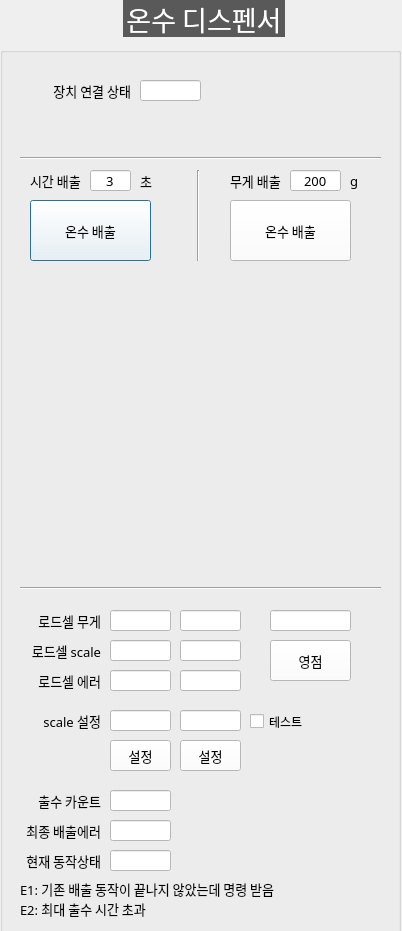
<?xml version="1.0" encoding="UTF-8"?>
<ui version="4.0">
 <class>DialogHotDispenser</class>
 <widget class="QDialog" name="DialogHotDispenser">
  <property name="geometry">
   <rect>
    <x>0</x>
    <y>0</y>
    <width>402</width>
    <height>931</height>
   </rect>
  </property>
  <property name="windowTitle">
   <string>Dialog</string>
  </property>
  <widget class="QGroupBox" name="GB_HOT">
   <property name="geometry">
    <rect>
     <x>0</x>
     <y>0</y>
     <width>401</width>
     <height>971</height>
    </rect>
   </property>
   <property name="font">
    <font>
     <family>함초롬돋움</family>
     <pointsize>20</pointsize>
     <weight>50</weight>
     <italic>false</italic>
     <bold>false</bold>
    </font>
   </property>
   <property name="styleSheet">
    <string notr="true">QGroupBox  {
    margin-top: 10px;
	font: 20pt &quot;함초롬돋움&quot;;
}

QGroupBox::title  {
    subcontrol-origin: margin;
    subcontrol-position: top center;
    padding: 10px 8000px 10px 8000px;
    background-color: #595959;
    color: rgb(255, 255, 255);
}
QLabel {
	font: 10pt &quot;함초롬돋움&quot;;
}
QComboBox{
	font: 10pt &quot;함초롬돋움&quot;;
	background-color: #ffffff
}
QPushButton{
	font: 10pt &quot;함초롬돋움&quot;;
	background-color: #ffffff
}
QLineEdit{
	font: 10pt &quot;함초롬돋움&quot;;
	background-color: #ffffff
}



</string>
   </property>
   <property name="title">
    <string>온수 디스펜서</string>
   </property>
   <widget class="QLineEdit" name="LE_HOT_CONNECTION">
    <property name="geometry">
     <rect>
      <x>140</x>
      <y>80</y>
      <width>61</width>
      <height>21</height>
     </rect>
    </property>
    <property name="font">
     <font>
      <family>함초롬돋움</family>
      <pointsize>10</pointsize>
      <weight>50</weight>
      <italic>false</italic>
      <bold>false</bold>
     </font>
    </property>
    <property name="readOnly">
     <bool>true</bool>
    </property>
   </widget>
   <widget class="QLabel" name="label_110">
    <property name="geometry">
     <rect>
      <x>30</x>
      <y>80</y>
      <width>101</width>
      <height>21</height>
     </rect>
    </property>
    <property name="font">
     <font>
      <family>함초롬돋움</family>
      <pointsize>10</pointsize>
      <weight>50</weight>
      <italic>false</italic>
      <bold>false</bold>
     </font>
    </property>
    <property name="text">
     <string>장치 연결 상태</string>
    </property>
    <property name="alignment">
     <set>Qt::AlignRight|Qt::AlignTrailing|Qt::AlignVCenter</set>
    </property>
   </widget>
   <widget class="Line" name="line_37">
    <property name="geometry">
     <rect>
      <x>20</x>
      <y>150</y>
      <width>361</width>
      <height>16</height>
     </rect>
    </property>
    <property name="font">
     <font>
      <pointsize>11</pointsize>
     </font>
    </property>
    <property name="orientation">
     <enum>Qt::Horizontal</enum>
    </property>
   </widget>
   <widget class="QPushButton" name="BTN_DISPENSE_HOT_BY_TIME">
    <property name="geometry">
     <rect>
      <x>30</x>
      <y>200</y>
      <width>121</width>
      <height>61</height>
     </rect>
    </property>
    <property name="font">
     <font>
      <family>함초롬돋움</family>
      <pointsize>10</pointsize>
      <weight>50</weight>
      <italic>false</italic>
      <bold>false</bold>
     </font>
    </property>
    <property name="text">
     <string>온수 배출</string>
    </property>
   </widget>
   <widget class="QLineEdit" name="LE_DISPENSE_COUNT">
    <property name="geometry">
     <rect>
      <x>110</x>
      <y>790</y>
      <width>61</width>
      <height>21</height>
     </rect>
    </property>
    <property name="font">
     <font>
      <family>함초롬돋움</family>
      <pointsize>10</pointsize>
      <weight>50</weight>
      <italic>false</italic>
      <bold>false</bold>
     </font>
    </property>
    <property name="readOnly">
     <bool>true</bool>
    </property>
   </widget>
   <widget class="QLabel" name="label_112">
    <property name="geometry">
     <rect>
      <x>30</x>
      <y>790</y>
      <width>71</width>
      <height>21</height>
     </rect>
    </property>
    <property name="font">
     <font>
      <family>함초롬돋움</family>
      <pointsize>10</pointsize>
      <weight>50</weight>
      <italic>false</italic>
      <bold>false</bold>
     </font>
    </property>
    <property name="text">
     <string>출수 카운트</string>
    </property>
    <property name="alignment">
     <set>Qt::AlignRight|Qt::AlignTrailing|Qt::AlignVCenter</set>
    </property>
   </widget>
   <widget class="QLineEdit" name="LE_LAST_DISPENSE_ERROR">
    <property name="geometry">
     <rect>
      <x>110</x>
      <y>820</y>
      <width>61</width>
      <height>21</height>
     </rect>
    </property>
    <property name="font">
     <font>
      <family>함초롬돋움</family>
      <pointsize>10</pointsize>
      <weight>50</weight>
      <italic>false</italic>
      <bold>false</bold>
     </font>
    </property>
    <property name="readOnly">
     <bool>true</bool>
    </property>
   </widget>
   <widget class="QLabel" name="label_113">
    <property name="geometry">
     <rect>
      <x>20</x>
      <y>820</y>
      <width>81</width>
      <height>21</height>
     </rect>
    </property>
    <property name="font">
     <font>
      <family>함초롬돋움</family>
      <pointsize>10</pointsize>
      <weight>50</weight>
      <italic>false</italic>
      <bold>false</bold>
     </font>
    </property>
    <property name="text">
     <string>최종 배출에러</string>
    </property>
    <property name="alignment">
     <set>Qt::AlignRight|Qt::AlignTrailing|Qt::AlignVCenter</set>
    </property>
   </widget>
   <widget class="QLabel" name="label_114">
    <property name="geometry">
     <rect>
      <x>20</x>
      <y>850</y>
      <width>81</width>
      <height>21</height>
     </rect>
    </property>
    <property name="font">
     <font>
      <family>함초롬돋움</family>
      <pointsize>10</pointsize>
      <weight>50</weight>
      <italic>false</italic>
      <bold>false</bold>
     </font>
    </property>
    <property name="text">
     <string>현재 동작상태</string>
    </property>
    <property name="alignment">
     <set>Qt::AlignRight|Qt::AlignTrailing|Qt::AlignVCenter</set>
    </property>
   </widget>
   <widget class="QLineEdit" name="LE_OP_STATE">
    <property name="geometry">
     <rect>
      <x>110</x>
      <y>850</y>
      <width>61</width>
      <height>21</height>
     </rect>
    </property>
    <property name="font">
     <font>
      <family>함초롬돋움</family>
      <pointsize>10</pointsize>
      <weight>50</weight>
      <italic>false</italic>
      <bold>false</bold>
     </font>
    </property>
    <property name="readOnly">
     <bool>true</bool>
    </property>
   </widget>
   <widget class="QLabel" name="label">
    <property name="geometry">
     <rect>
      <x>20</x>
      <y>880</y>
      <width>311</width>
      <height>17</height>
     </rect>
    </property>
    <property name="font">
     <font>
      <family>함초롬돋움</family>
      <pointsize>10</pointsize>
      <weight>50</weight>
      <italic>false</italic>
      <bold>false</bold>
     </font>
    </property>
    <property name="text">
     <string>E1: 기존 배출 동작이 끝나지 않았는데 명령 받음</string>
    </property>
   </widget>
   <widget class="QLabel" name="label_2">
    <property name="geometry">
     <rect>
      <x>20</x>
      <y>900</y>
      <width>311</width>
      <height>17</height>
     </rect>
    </property>
    <property name="font">
     <font>
      <family>함초롬돋움</family>
      <pointsize>10</pointsize>
      <weight>50</weight>
      <italic>false</italic>
      <bold>false</bold>
     </font>
    </property>
    <property name="text">
     <string>E2: 최대 출수 시간 초과</string>
    </property>
   </widget>
   <widget class="QPushButton" name="BTN_DISPENSE_HOT_BY_WEIGHT">
    <property name="geometry">
     <rect>
      <x>230</x>
      <y>200</y>
      <width>121</width>
      <height>61</height>
     </rect>
    </property>
    <property name="font">
     <font>
      <family>함초롬돋움</family>
      <pointsize>10</pointsize>
      <weight>50</weight>
      <italic>false</italic>
      <bold>false</bold>
     </font>
    </property>
    <property name="text">
     <string>온수 배출</string>
    </property>
   </widget>
   <widget class="QLabel" name="label_22">
    <property name="geometry">
     <rect>
      <x>140</x>
      <y>170</y>
      <width>21</width>
      <height>21</height>
     </rect>
    </property>
    <property name="font">
     <font>
      <family>함초롬돋움</family>
      <pointsize>10</pointsize>
      <weight>50</weight>
      <italic>false</italic>
      <bold>false</bold>
     </font>
    </property>
    <property name="text">
     <string>초</string>
    </property>
   </widget>
   <widget class="QLineEdit" name="LE_OUT_TIME">
    <property name="geometry">
     <rect>
      <x>90</x>
      <y>170</y>
      <width>41</width>
      <height>21</height>
     </rect>
    </property>
    <property name="font">
     <font>
      <family>함초롬돋움</family>
      <pointsize>10</pointsize>
      <weight>50</weight>
      <italic>false</italic>
      <bold>false</bold>
     </font>
    </property>
    <property name="text">
     <string>3</string>
    </property>
    <property name="alignment">
     <set>Qt::AlignCenter</set>
    </property>
   </widget>
   <widget class="QLabel" name="label_116">
    <property name="geometry">
     <rect>
      <x>20</x>
      <y>610</y>
      <width>81</width>
      <height>21</height>
     </rect>
    </property>
    <property name="font">
     <font>
      <family>함초롬돋움</family>
      <pointsize>10</pointsize>
      <weight>50</weight>
      <italic>false</italic>
      <bold>false</bold>
     </font>
    </property>
    <property name="text">
     <string>로드셀 무게</string>
    </property>
    <property name="alignment">
     <set>Qt::AlignRight|Qt::AlignTrailing|Qt::AlignVCenter</set>
    </property>
   </widget>
   <widget class="QLabel" name="label_117">
    <property name="geometry">
     <rect>
      <x>20</x>
      <y>640</y>
      <width>81</width>
      <height>21</height>
     </rect>
    </property>
    <property name="font">
     <font>
      <family>함초롬돋움</family>
      <pointsize>10</pointsize>
      <weight>50</weight>
      <italic>false</italic>
      <bold>false</bold>
     </font>
    </property>
    <property name="text">
     <string>로드셀 scale</string>
    </property>
    <property name="alignment">
     <set>Qt::AlignRight|Qt::AlignTrailing|Qt::AlignVCenter</set>
    </property>
   </widget>
   <widget class="QLabel" name="label_118">
    <property name="geometry">
     <rect>
      <x>20</x>
      <y>670</y>
      <width>81</width>
      <height>21</height>
     </rect>
    </property>
    <property name="font">
     <font>
      <family>함초롬돋움</family>
      <pointsize>10</pointsize>
      <weight>50</weight>
      <italic>false</italic>
      <bold>false</bold>
     </font>
    </property>
    <property name="text">
     <string>로드셀 에러</string>
    </property>
    <property name="alignment">
     <set>Qt::AlignRight|Qt::AlignTrailing|Qt::AlignVCenter</set>
    </property>
   </widget>
   <widget class="QLineEdit" name="LE_LOADCELL_WEIGHT">
    <property name="geometry">
     <rect>
      <x>110</x>
      <y>610</y>
      <width>61</width>
      <height>21</height>
     </rect>
    </property>
    <property name="font">
     <font>
      <family>함초롬돋움</family>
      <pointsize>10</pointsize>
      <weight>50</weight>
      <italic>false</italic>
      <bold>false</bold>
     </font>
    </property>
    <property name="readOnly">
     <bool>true</bool>
    </property>
   </widget>
   <widget class="QLineEdit" name="LE_LOADCELL_SCALE">
    <property name="geometry">
     <rect>
      <x>110</x>
      <y>640</y>
      <width>61</width>
      <height>21</height>
     </rect>
    </property>
    <property name="font">
     <font>
      <family>함초롬돋움</family>
      <pointsize>10</pointsize>
      <weight>50</weight>
      <italic>false</italic>
      <bold>false</bold>
     </font>
    </property>
    <property name="readOnly">
     <bool>true</bool>
    </property>
   </widget>
   <widget class="QLineEdit" name="LE_LOADCELL_ERROR">
    <property name="geometry">
     <rect>
      <x>110</x>
      <y>670</y>
      <width>61</width>
      <height>21</height>
     </rect>
    </property>
    <property name="font">
     <font>
      <family>함초롬돋움</family>
      <pointsize>10</pointsize>
      <weight>50</weight>
      <italic>false</italic>
      <bold>false</bold>
     </font>
    </property>
    <property name="readOnly">
     <bool>true</bool>
    </property>
   </widget>
   <widget class="QLabel" name="label_119">
    <property name="geometry">
     <rect>
      <x>20</x>
      <y>710</y>
      <width>81</width>
      <height>21</height>
     </rect>
    </property>
    <property name="font">
     <font>
      <family>함초롬돋움</family>
      <pointsize>10</pointsize>
      <weight>50</weight>
      <italic>false</italic>
      <bold>false</bold>
     </font>
    </property>
    <property name="text">
     <string>scale 설정</string>
    </property>
    <property name="alignment">
     <set>Qt::AlignRight|Qt::AlignTrailing|Qt::AlignVCenter</set>
    </property>
   </widget>
   <widget class="QLineEdit" name="LE_LOADCELL_SET_SCALE">
    <property name="geometry">
     <rect>
      <x>110</x>
      <y>710</y>
      <width>61</width>
      <height>21</height>
     </rect>
    </property>
    <property name="font">
     <font>
      <family>함초롬돋움</family>
      <pointsize>10</pointsize>
      <weight>50</weight>
      <italic>false</italic>
      <bold>false</bold>
     </font>
    </property>
    <property name="readOnly">
     <bool>false</bool>
    </property>
   </widget>
   <widget class="QPushButton" name="BTN_SET_SCALE">
    <property name="geometry">
     <rect>
      <x>110</x>
      <y>740</y>
      <width>61</width>
      <height>31</height>
     </rect>
    </property>
    <property name="font">
     <font>
      <family>함초롬돋움</family>
      <pointsize>10</pointsize>
      <weight>50</weight>
      <italic>false</italic>
      <bold>false</bold>
     </font>
    </property>
    <property name="text">
     <string>설정</string>
    </property>
   </widget>
   <widget class="QPushButton" name="BTN_TARE">
    <property name="geometry">
     <rect>
      <x>270</x>
      <y>640</y>
      <width>81</width>
      <height>41</height>
     </rect>
    </property>
    <property name="font">
     <font>
      <family>함초롬돋움</family>
      <pointsize>10</pointsize>
      <weight>50</weight>
      <italic>false</italic>
      <bold>false</bold>
     </font>
    </property>
    <property name="text">
     <string>영점</string>
    </property>
   </widget>
   <widget class="QLineEdit" name="LE_OUT_WEIGHT">
    <property name="geometry">
     <rect>
      <x>290</x>
      <y>170</y>
      <width>51</width>
      <height>21</height>
     </rect>
    </property>
    <property name="font">
     <font>
      <family>함초롬돋움</family>
      <pointsize>10</pointsize>
      <weight>50</weight>
      <italic>false</italic>
      <bold>false</bold>
     </font>
    </property>
    <property name="text">
     <string>200</string>
    </property>
    <property name="alignment">
     <set>Qt::AlignCenter</set>
    </property>
   </widget>
   <widget class="QLabel" name="label_27">
    <property name="geometry">
     <rect>
      <x>350</x>
      <y>170</y>
      <width>21</width>
      <height>21</height>
     </rect>
    </property>
    <property name="font">
     <font>
      <family>함초롬돋움</family>
      <pointsize>10</pointsize>
      <weight>50</weight>
      <italic>false</italic>
      <bold>false</bold>
     </font>
    </property>
    <property name="text">
     <string>g</string>
    </property>
   </widget>
   <widget class="QLabel" name="label_111">
    <property name="geometry">
     <rect>
      <x>30</x>
      <y>170</y>
      <width>61</width>
      <height>21</height>
     </rect>
    </property>
    <property name="font">
     <font>
      <family>함초롬돋움</family>
      <pointsize>10</pointsize>
      <weight>50</weight>
      <italic>false</italic>
      <bold>false</bold>
     </font>
    </property>
    <property name="text">
     <string>시간 배출</string>
    </property>
    <property name="alignment">
     <set>Qt::AlignLeading|Qt::AlignLeft|Qt::AlignVCenter</set>
    </property>
   </widget>
   <widget class="QLabel" name="label_121">
    <property name="geometry">
     <rect>
      <x>230</x>
      <y>170</y>
      <width>61</width>
      <height>21</height>
     </rect>
    </property>
    <property name="font">
     <font>
      <family>함초롬돋움</family>
      <pointsize>10</pointsize>
      <weight>50</weight>
      <italic>false</italic>
      <bold>false</bold>
     </font>
    </property>
    <property name="text">
     <string>무게 배출</string>
    </property>
    <property name="alignment">
     <set>Qt::AlignLeading|Qt::AlignLeft|Qt::AlignVCenter</set>
    </property>
   </widget>
   <widget class="Line" name="line_39">
    <property name="geometry">
     <rect>
      <x>20</x>
      <y>580</y>
      <width>361</width>
      <height>16</height>
     </rect>
    </property>
    <property name="font">
     <font>
      <pointsize>11</pointsize>
     </font>
    </property>
    <property name="orientation">
     <enum>Qt::Horizontal</enum>
    </property>
   </widget>
   <widget class="Line" name="line">
    <property name="geometry">
     <rect>
      <x>190</x>
      <y>170</y>
      <width>16</width>
      <height>91</height>
     </rect>
    </property>
    <property name="orientation">
     <enum>Qt::Vertical</enum>
    </property>
   </widget>
   <widget class="QPushButton" name="BTN_SET_SCALE_2">
    <property name="geometry">
     <rect>
      <x>180</x>
      <y>740</y>
      <width>61</width>
      <height>31</height>
     </rect>
    </property>
    <property name="font">
     <font>
      <family>함초롬돋움</family>
      <pointsize>10</pointsize>
      <weight>50</weight>
      <italic>false</italic>
      <bold>false</bold>
     </font>
    </property>
    <property name="text">
     <string>설정</string>
    </property>
   </widget>
   <widget class="QLineEdit" name="LE_LOADCELL_SCALE_2">
    <property name="geometry">
     <rect>
      <x>180</x>
      <y>640</y>
      <width>61</width>
      <height>21</height>
     </rect>
    </property>
    <property name="font">
     <font>
      <family>함초롬돋움</family>
      <pointsize>10</pointsize>
      <weight>50</weight>
      <italic>false</italic>
      <bold>false</bold>
     </font>
    </property>
    <property name="readOnly">
     <bool>true</bool>
    </property>
   </widget>
   <widget class="QLineEdit" name="LE_LOADCELL_WEIGHT_2">
    <property name="geometry">
     <rect>
      <x>180</x>
      <y>610</y>
      <width>61</width>
      <height>21</height>
     </rect>
    </property>
    <property name="font">
     <font>
      <family>함초롬돋움</family>
      <pointsize>10</pointsize>
      <weight>50</weight>
      <italic>false</italic>
      <bold>false</bold>
     </font>
    </property>
    <property name="readOnly">
     <bool>true</bool>
    </property>
   </widget>
   <widget class="QLineEdit" name="LE_LOADCELL_SET_SCALE_2">
    <property name="geometry">
     <rect>
      <x>180</x>
      <y>710</y>
      <width>61</width>
      <height>21</height>
     </rect>
    </property>
    <property name="font">
     <font>
      <family>함초롬돋움</family>
      <pointsize>10</pointsize>
      <weight>50</weight>
      <italic>false</italic>
      <bold>false</bold>
     </font>
    </property>
    <property name="readOnly">
     <bool>false</bool>
    </property>
   </widget>
   <widget class="QLineEdit" name="LE_LOADCELL_ERROR_2">
    <property name="geometry">
     <rect>
      <x>180</x>
      <y>670</y>
      <width>61</width>
      <height>21</height>
     </rect>
    </property>
    <property name="font">
     <font>
      <family>함초롬돋움</family>
      <pointsize>10</pointsize>
      <weight>50</weight>
      <italic>false</italic>
      <bold>false</bold>
     </font>
    </property>
    <property name="readOnly">
     <bool>true</bool>
    </property>
   </widget>
   <widget class="QLineEdit" name="LE_LOADCELL_TOTAL_WEIGHT">
    <property name="geometry">
     <rect>
      <x>270</x>
      <y>610</y>
      <width>81</width>
      <height>21</height>
     </rect>
    </property>
    <property name="font">
     <font>
      <family>함초롬돋움</family>
      <pointsize>10</pointsize>
      <weight>50</weight>
      <italic>false</italic>
      <bold>false</bold>
     </font>
    </property>
    <property name="readOnly">
     <bool>true</bool>
    </property>
   </widget>
   <widget class="QCheckBox" name="CB_SCALE_TEST">
    <property name="geometry">
     <rect>
      <x>250</x>
      <y>710</y>
      <width>81</width>
      <height>23</height>
     </rect>
    </property>
    <property name="text">
     <string>테스트</string>
    </property>
   </widget>
  </widget>
 </widget>
 <resources/>
 <connections/>
</ui>
